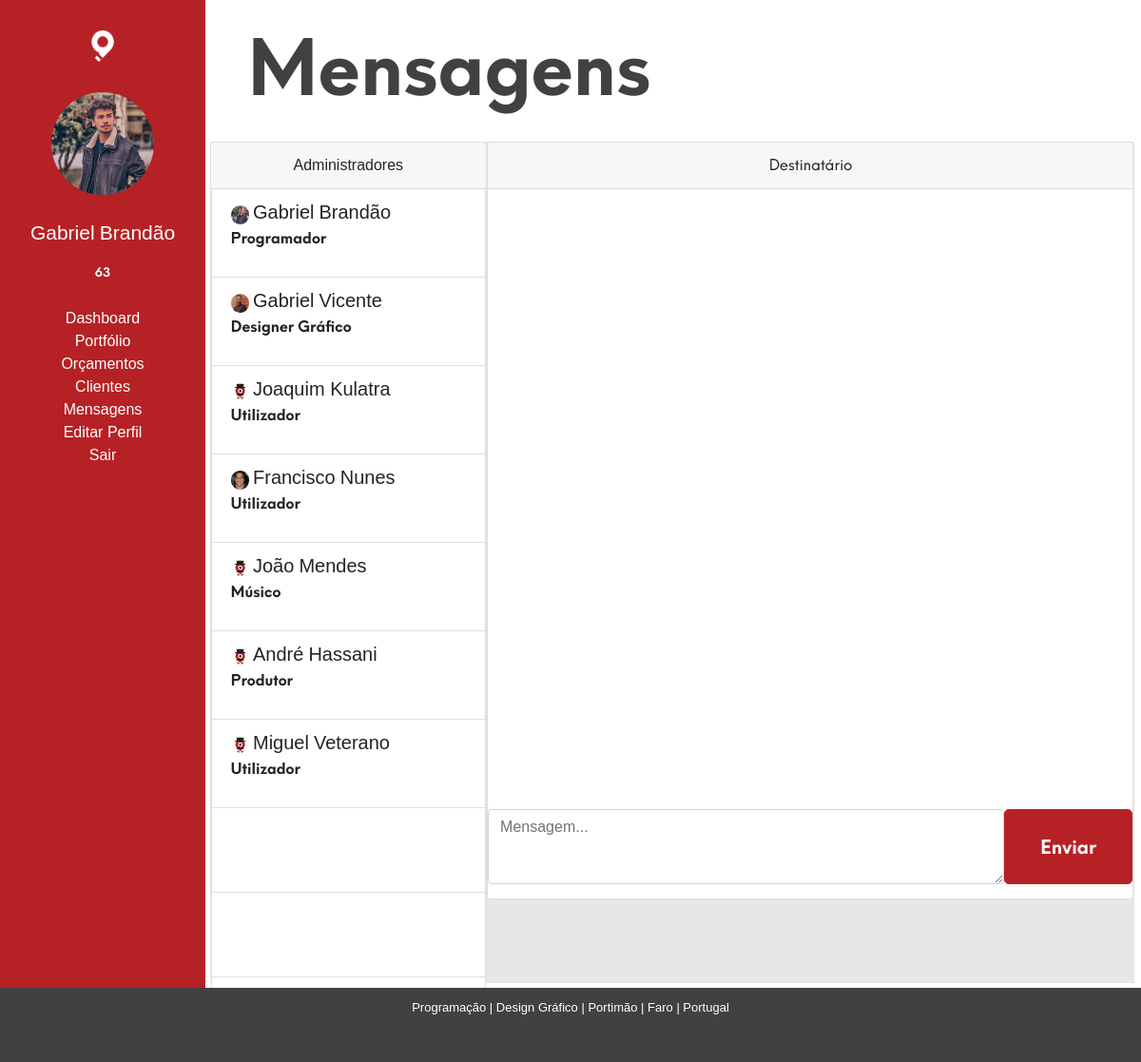
Page /mensagens.php (signed in) on the committed database.
### tables this page shows
CREATE TABLE `users` (
  `id` int(11) NOT NULL,
  `nome` text NOT NULL,
  `apelido` text NOT NULL,
  `email` text NOT NULL,
  `password` text NOT NULL,
  `foto` varchar(300) NOT NULL DEFAULT 'user.png',
  `role_status` int(11) NOT NULL DEFAULT '0',
  `profissao` varchar(100) NOT NULL DEFAULT 'Utilizador',
  `saldo` int(30) NOT NULL,
  `data_nascimento` date NOT NULL,
  `telefone` int(10) NOT NULL,
  `vista` int(11) NOT NULL DEFAULT '0',
  `vista_notificacao` int(11) NOT NULL DEFAULT '0',
  `vista_notificacao2` int(11) NOT NULL DEFAULT '0',
  `vista_email` int(11) NOT NULL DEFAULT '0',
  `vista_anos` int(11) NOT NULL DEFAULT '0'
);

### mensagens.php (the view, shortened to what this page needs)
<?php
include 'header_nonav.php';
?>
<div style="display: inline-block;padding-top: 2%; width: 81%; height: 100%;" id="second_nav_content">
	<div data-aos="zoom-in-right" style="padding-left: 4%">
		<h1 style="color: #414042; font-size: 80px;" class="Neue-bold" id="dashboard_title">Mensagens</h1>
	</div>
	<div style="height: 81%; background-color: #E6E7E8; margin-top: 3%;">
		<div class="card" style="width: 30%; display: inline-block; vertical-align: top; height: 90%;">
			<div class="card-header text-center">
				<span class="responsive">Administradores</span>
			</div>
			<ul class="list-group" >
				<?php
				$query = mysqli_query($link, "SELECT * FROM users");
				while ($info = mysqli_fetch_array($query)) {
					$id_user = $info['id'];
					$nome_lista = $info['nome'];
					$apelido_lista = $info['apelido'];
					$profissao_lista = $info['profissao'];
					$foto = $info['foto'];
					echo '<li style="cursor: pointer;" class="list-group-item user_mensagem_lista" id="'.$id_user.'" value="'.$nome_lista.' '.$apelido_lista.'"><img src="'.$foto.'" style="width: 8%; border-radius: 50%; display: inline-block;"><h5 class="mb-1 Neue-regular responsive_titles" style="display: inline-block; margin-left: 1.5%;"><span>'.$nome_lista.'</span> <span>'.$apelido_lista.'</span></h5><p class="Neue-bold responsive_titles">'.$profissao_lista.'</p></li>';
				}
				?>
				<li class="list-group-item">&nbsp;&nbsp;<p>&nbsp;&nbsp;&nbsp;&nbsp;</p></li>
				<li class="list-group-item">&nbsp;&nbsp;<p>&nbsp;&nbsp;&nbsp;&nbsp;</p></li>
				<li class="list-group-item">&nbsp;&nbsp;<p>&nbsp;&nbsp;&nbsp;&nbsp;</p></li>
			</ul>
		</div><div class="card" style="display: inline-block; vertical-align: top; width: 70%; height: 90%;">
			<div class="card-header text-center">
				<span class="Neue-regular responsive" id="userto_nome">Destinatário</span>
			</div>
			<div style="height: 82%;overflow-y: auto; width: 100%; display: inline-block; vertical-align: top; overflow-y: scroll;" class="messages_center">
			</div>
			<div style="display: inline-block; width: 100%;">
				<textarea id="message" class="form-control" placeholder="Mensagem..." style="display: inline-block; width: 80%; vertical-align: bottom; height: 10%;"></textarea><button id="enviar_mensagem" class="btn btn-info btn-lg Neue-bold" style="width: 20%; cursor: pointer; background-color: #b62125 !important; border-color: #b62125 !important; display: inline-block; height: 10%;">Enviar</button>
			</div>
		</div>
	</div>
</div>
<?php
include 'footer.php';
?>

### main.css (style rules this page uses)
* { -webkit-box-sizing:border-box; -moz-box-sizing:border-box; box-sizing:border-box; font-family: Open-Sans, sans-serif; }
* { padding: 0; margin: 0; }
html, body { padding: 0 !important; margin: 0 !important; min-width: 100% !important; min-height: 100% !important; width: 100% !important; height: 100% !important; }
html, body, #form_css1, #form_css2 { min-height: 100%; height: 100%; }
.Neue-regular { font-family: Neue-regular; }
.Neue-bold { font-family: Neue-bold; }

### rows in the picture
users: foto (picture), nome "Gabriel", apelido "Brandão", profissao "Programador"
users: foto (picture), nome "Gabriel", apelido "Vicente", profissao "Designer Gráfico"
users: foto (placeholder picture), nome "Joaquim", apelido "Kulatra", profissao "Utilizador"
users: foto (picture), nome "Francisco", apelido "Nunes", profissao "Utilizador"
users: foto (placeholder picture), nome "João", apelido "Mendes", profissao "Músico"
users: foto (placeholder picture), nome "André", apelido "Hassani", profissao "Produtor"
users: foto (placeholder picture), nome "Miguel", apelido "Veterano", profissao "Utilizador"

### other values in the picture
$_SESSION['login'][2] "Gabriel"
$_SESSION['login'][3] "Brandão"
$_SESSION['login'][1] "63"
